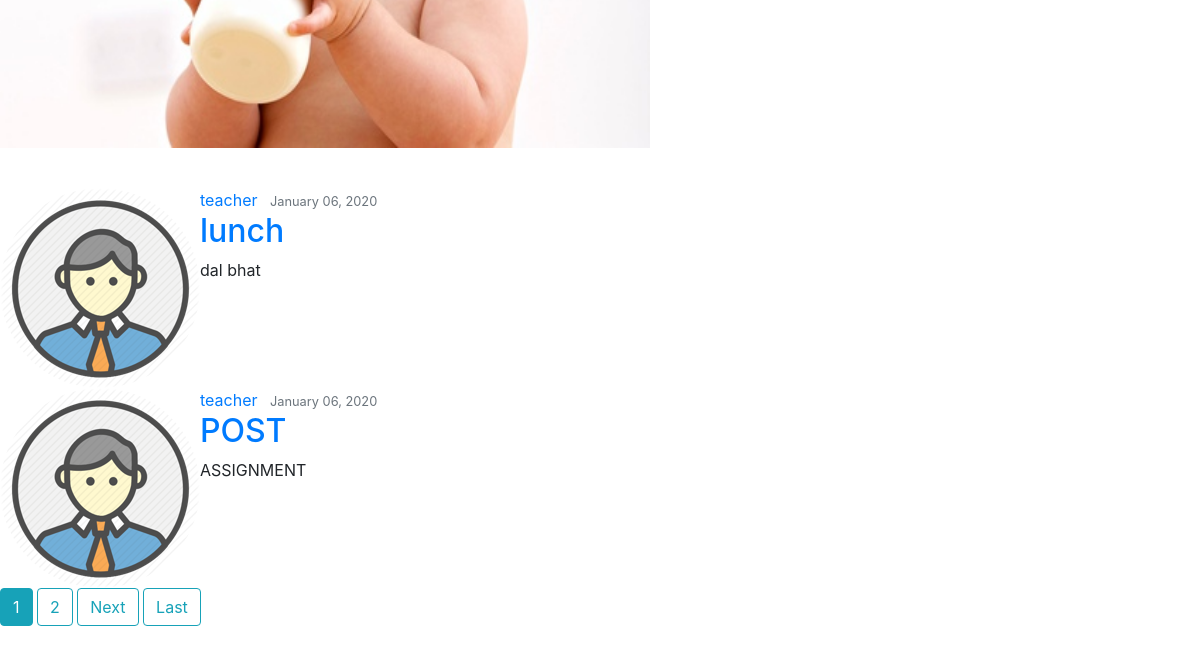
/home/user/teacher (lower part), run on an earlier commit of the app's database.
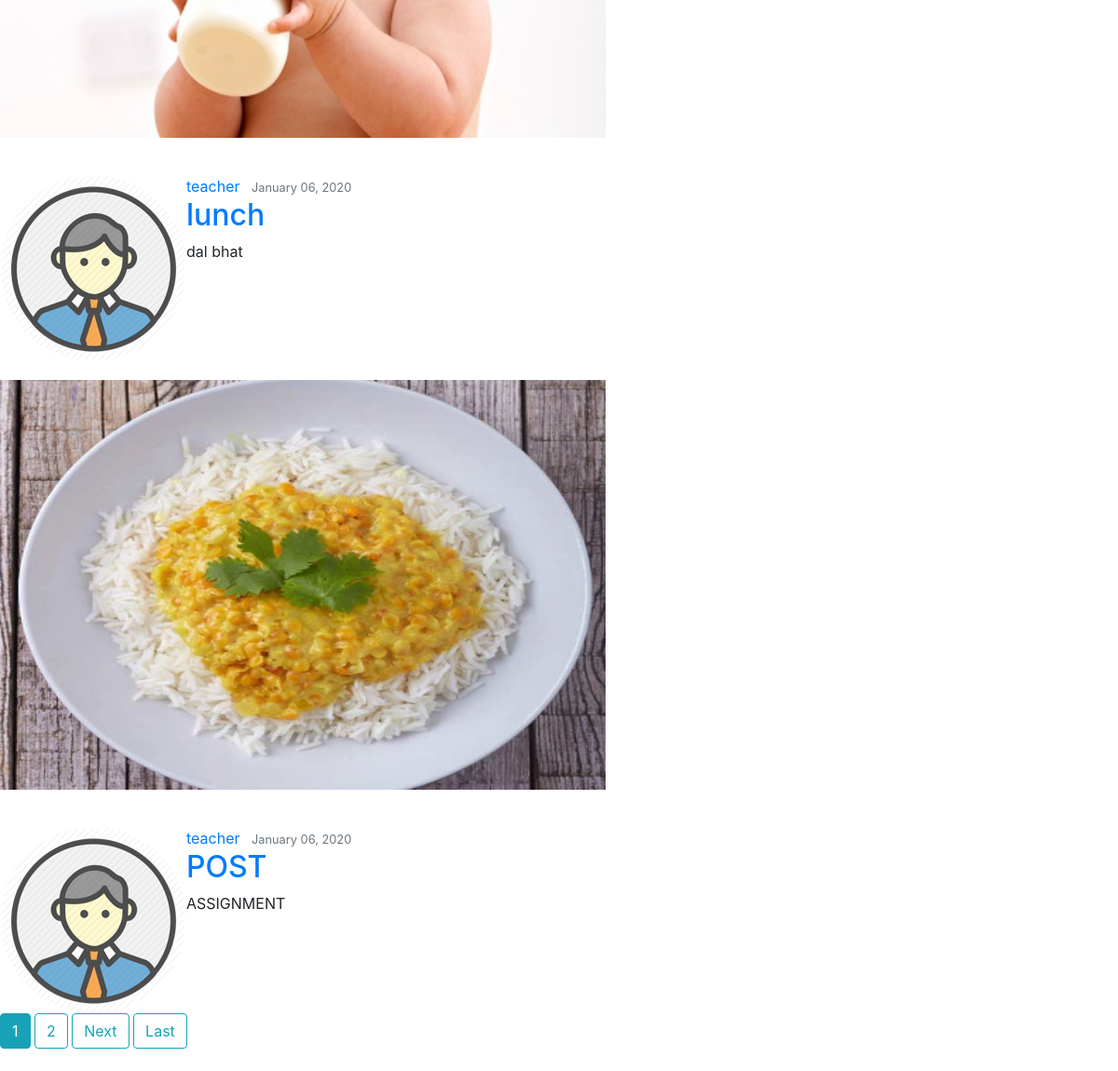
And on a later commit of the database.
### second/models.py (models this page shows, shortened)
class Post(models.Model):
    title = models.CharField(max_length=100)
    content = models.TextField()
    photo = models.ImageField(upload_to='posts', blank=True)
    date_posted = models.DateTimeField(default=timezone.now)
    author = models.ForeignKey(User, on_delete=models.CASCADE)

class Profile(models.Model):
    user = models.OneToOneField(User, on_delete=models.CASCADE)
    image = models.ImageField(default='default.jpg', upload_to='profile_pics')

### second/views.py (the view)
# urls.py: path('user/<str:username>', UserPostListView.as_view(), name='user-posts'),
class UserPostListView(ListView):
    model = Post
    template_name = 'user_posts.html'
    context_object_name = 'posts'
    paginate_by = 4
    def get_queryset(self):
        user = get_object_or_404(User, username=self.kwargs.get('username'))
        return Post.objects.filter(author=user).order_by('-date_posted')

### second/templates/user_posts.html (shortened to what this page needs)
{% extends "base1.html" %}
{% block base2 %}
    {% for post in posts %}
        <article class="media content-section">
          <img class="rounded-circle article-img" src="{{ post.author.profile.image.url }}">
          <div class="media-body">
            <div class="article-metadata">
              <a class="mr-2" href="{% url 'user-posts' post.author.username %}">{{ post.author }}</a>
              <small class="text-muted">{{ post.date_posted|date:"F d, Y" }}</small>
            </div>
            <h2><a class="article-title" href="{% url 'post-detail' post.id %}">{{ post.title }}</a></h2>
            <p class="article-content">{{ post.content }}</p>
          </div>
        </article>
        <img id='posting' style="width: 650px; height: 500px;padding-top: 20px; padding-bottom: 40px;" src="/media/{{post.photo}}" onerror="this.style.display='none'">
    {% endfor %}
    {% if is_paginated %}
      {% for num in page_obj.paginator.page_range %}
        {% if page_obj.number == num %}
          <a class="btn btn-info mb-4" href="?page={{ num }}">{{ num }}</a>
        {% elif num > page_obj.number|add:'-3' and num < page_obj.number|add:'3' %}
          <a class="btn btn-outline-info mb-4" href="?page={{ num }}">{{ num }}</a>
        {% endif %}
      {% endfor %}
      {% if page_obj.has_next %}
        <a class="btn btn-outline-info mb-4" href="?page={{ page_obj.next_page_number }}">Next</a>
        <a class="btn btn-outline-info mb-4" href="?page={{ page_obj.paginator.num_pages }}">Last</a>
      {% endif %}
    {% endif %}
{% endblock %}

### second/templates/base1.html (shortened to what this page needs)
<!DOCTYPE html>
<html lang="en">
<head>
    {% load static %}
    <link rel="stylesheet" href="{% static 'bootstrap/css/bootstrap.min.css' %}" type="text/css">
    <link rel="stylesheet" href="{% static 'second.css' %}" type="text">
</head>
<body>
    {% block base2 %}
    {% endblock %}
</body>
</html>

What changed in the data, as far as the page shows it:
changed Post "lunch": photo: picture added
